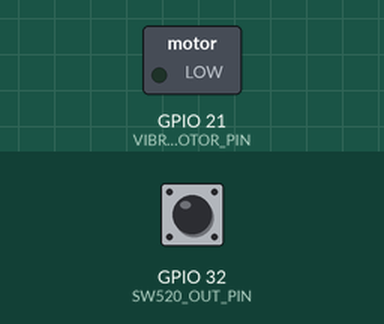
This sketch was run on a simulated ESP32. On the bench: switched loads named in the sketch (green lamp = pin HIGH). The inputs (shaded band) are chosen by the test bench; at power-on: GPIO 32 (SW520_OUT_PIN) LOW.

Above: at 1.2 s.
1.3 s: GPIO 32 (SW520_OUT_PIN) pulled HIGH for 0.15 s
At 1.4 s:
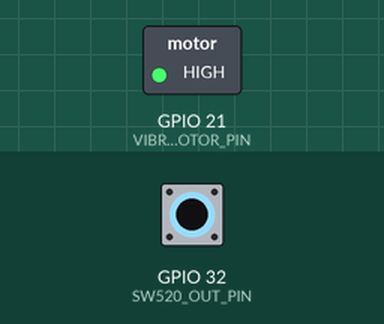
3.0 s: GPIO 32 (SW520_OUT_PIN) pulled HIGH for 3.2 s
At 7.2 s:
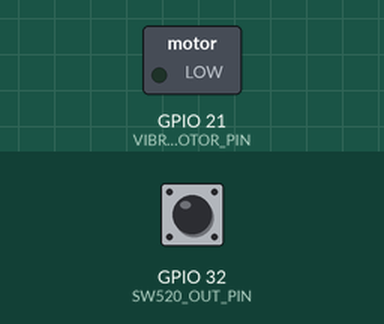
Timing chart, 0 to 8.7 s (numbered marks = the images above; inputs shaded):
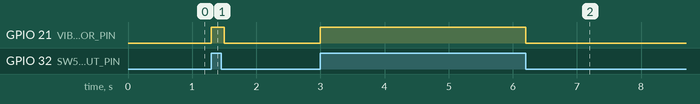

The sketch:

Rung_Viration_Motor_1027_Tilt_Sensor_SW520.ino
```cpp
// Khai báo chân GPIO
const int SW520_OUT_PIN = 32;  // Chân OUT của cảm biến SW520
const int VIBRATION_MOTOR_PIN = 21;  // Chân IN của module Rung Vibration Motor 1027

void setup() {
  // Khởi tạo chân GPIO
  pinMode(SW520_OUT_PIN, INPUT);
  pinMode(VIBRATION_MOTOR_PIN, OUTPUT);
}

void loop() {
  // Đọc tín hiệu từ cảm biến SW520
  int sw520Value = digitalRead(SW520_OUT_PIN);

  if (sw520Value == HIGH) {
    // Khi cảm biến SW520 phát hiện rung, kích hoạt motor rung
    digitalWrite(VIBRATION_MOTOR_PIN, HIGH);
  } else {
    // Khi cảm biến SW520 không phát hiện rung, tắt motor rung
    digitalWrite(VIBRATION_MOTOR_PIN, LOW);
  }

  delay(100); // Đợi một khoảng thời gian trước khi đọc lại tín hiệu từ cảm biến SW520
}
```

Measured:
- after the input at 1.3 s, GPIO 21 (VIBRATION_MOTOR_PIN): LOW → HIGH at once, → LOW 0.20 s later
- after the input at 3.0 s, GPIO 21 (VIBRATION_MOTOR_PIN): LOW → HIGH at once, → LOW 3.2 s later
